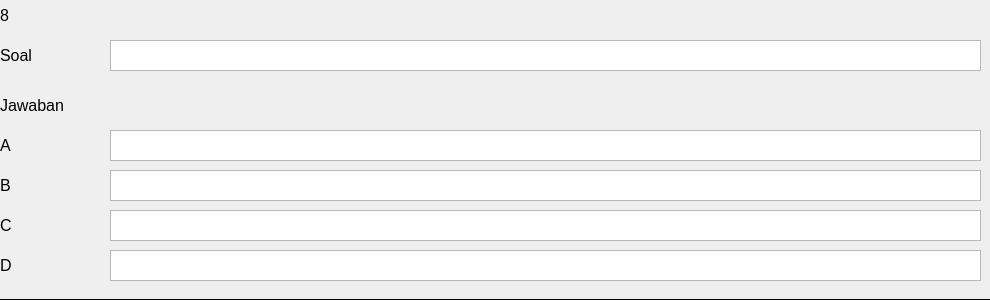
          <widget class="QWidget" name="widget_8" native="true">
           <property name="minimumSize">
            <size>
             <width>0</width>
             <height>300</height>
            </size>
           </property>
           <property name="styleSheet">
            <string notr="true">border-bottom: 1px solid black;</string>
           </property>
           <widget class="QTextEdit" name="textEdit_66">
            <property name="geometry">
             <rect>
              <x>110</x>
              <y>40</y>
              <width>871</width>
              <height>31</height>
             </rect>
            </property>
           </widget>
           <widget class="QLabel" name="label_93">
            <property name="geometry">
             <rect>
              <x>0</x>
              <y>40</y>
              <width>101</width>
              <height>31</height>
             </rect>
            </property>
            <property name="font">
             <font>
              <pointsize>12</pointsize>
             </font>
            </property>
            <property name="text">
             <string>Soal</string>
            </property>
           </widget>
           <widget class="QLabel" name="label_94">
            <property name="geometry">
             <rect>
              <x>0</x>
              <y>0</y>
              <width>51</width>
              <height>31</height>
             </rect>
            </property>
            <property name="font">
             <font>
              <pointsize>12</pointsize>
             </font>
            </property>
            <property name="text">
             <string>8</string>
            </property>
           </widget>
           <widget class="QLabel" name="label_95">
            <property name="geometry">
             <rect>
              <x>0</x>
              <y>90</y>
              <width>101</width>
              <height>31</height>
             </rect>
            </property>
            <property name="font">
             <font>
              <pointsize>12</pointsize>
             </font>
            </property>
            <property name="text">
             <string>Jawaban</string>
            </property>
           </widget>
           <widget class="QLabel" name="label_96">
            <property name="geometry">
             <rect>
              <x>0</x>
              <y>130</y>
              <width>101</width>
              <height>31</height>
             </rect>
            </property>
            <property name="font">
             <font>
              <pointsize>12</pointsize>
             </font>
            </property>
            <property name="text">
             <string>A</string>
            </property>
           </widget>
           <widget class="QLabel" name="label_97">
            <property name="geometry">
             <rect>
              <x>0</x>
              <y>170</y>
              <width>101</width>
              <height>31</height>
             </rect>
            </property>
            <property name="font">
             <font>
              <pointsize>12</pointsize>
             </font>
            </property>
            <property name="text">
             <string>B</string>
            </property>
           </widget>
           <widget class="QLabel" name="label_98">
            <property name="geometry">
             <rect>
              <x>0</x>
              <y>210</y>
              <width>101</width>
              <height>31</height>
             </rect>
            </property>
            <property name="font">
             <font>
              <pointsize>12</pointsize>
             </font>
            </property>
            <property name="text">
             <string>C</string>
            </property>
           </widget>
           <widget class="QLabel" name="label_99">
            <property name="geometry">
             <rect>
              <x>0</x>
              <y>250</y>
              <width>101</width>
              <height>31</height>
             </rect>
            </property>
            <property name="font">
             <font>
              <pointsize>12</pointsize>
             </font>
            </property>
            <property name="text">
             <string>D</string>
            </property>
           </widget>
           <widget class="QTextEdit" name="textEdit_67">
            <property name="geometry">
             <rect>
              <x>110</x>
              <y>130</y>
              <width>871</width>
              <height>31</height>
             </rect>
            </property>
           </widget>
           <widget class="QTextEdit" name="textEdit_68">
            <property name="geometry">
             <rect>
              <x>110</x>
              <y>170</y>
              <width>871</width>
              <height>31</height>
             </rect>
            </property>
           </widget>
           <widget class="QTextEdit" name="textEdit_69">
            <property name="geometry">
             <rect>
              <x>110</x>
              <y>210</y>
              <width>871</width>
              <height>31</height>
             </rect>
            </property>
           </widget>
           <widget class="QTextEdit" name="textEdit_70">
            <property name="geometry">
             <rect>
              <x>110</x>
              <y>250</y>
              <width>871</width>
              <height>31</height>
             </rect>
            </property>
           </widget>
          </widget>
